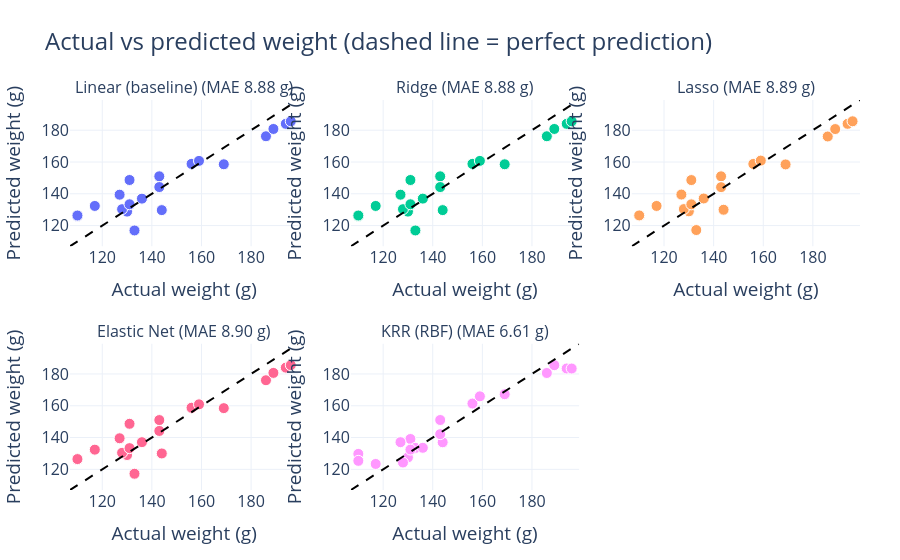

Notebook code for this chart:
### Markdown cell above
## 8. Actual vs predicted (test set)

### Code cell
names = list(models)
fig = make_subplots(rows=2, cols=3, subplot_titles=[
    f"{n} (MAE {results[n]:.2f} g)" for n in names])
lims = [min(y_test.min(), min(p.min() for p in predictions.values())) - 3,
        max(y_test.max(), max(p.max() for p in predictions.values())) + 3]

for i, name in enumerate(names):
    r, c = i // 3 + 1, i % 3 + 1
    fig.add_trace(go.Scatter(x=y_test, y=predictions[name], mode="markers", name=name,
                             marker=dict(size=11, line=dict(width=1, color="white")),
                             showlegend=False), row=r, col=c)
    fig.add_trace(go.Scatter(x=lims, y=lims, mode="lines", showlegend=False,
                             line=dict(dash="dash", color="black")), row=r, col=c)
    fig.update_xaxes(title_text="Actual weight (g)", range=lims, row=r, col=c)
    fig.update_yaxes(title_text="Predicted weight (g)", range=lims, row=r, col=c)
fig.update_layout(title="Actual vs predicted weight (dashed line = perfect prediction)")
show(fig, height=900)

### Figure 1 — Plotly figure (JSON) as saved in the notebook; plotly's stock layout.template omitted (floating-point values rounded to 4 significant figures)
{"data": [{"marker": {"line": {"color": "white", "width": 1}, "size": 11}, "mode": "markers", "name": "Linear (baseline)", "showlegend": false, "type": "scatter", "x": [186, 131, 130, 194, 117, 110, 169, 144, 196, 156, 133, 110, 143, 136, 128, 143, 131, 189, 127, 159], "xaxis": "x", "y": [176.2, 148.7, 128.8, 184.0, 132.4, 126.0, 158.6, 129.7, 185.6, 158.8, 116.9, 126.3, 151.0, 137.0, 130.3, 144.2, 133.4, 180.8, 139.4, 160.7], "yaxis": "y"}, {"line": {"color": "black", "dash": "dash"}, "mode": "lines", "showlegend": false, "type": "scatter", "x": [107, 199], "xaxis": "x", "y": [107, 199], "yaxis": "y"}, {"marker": {"line": {"color": "white", "width": 1}, "size": 11}, "mode": "markers", "name": "Ridge", "showlegend": false, "type": "scatter", "x": [186, 131, 130, 194, 117, 110, 169, 144, 196, 156, 133, 110, 143, 136, 128, 143, 131, 189, 127, 159], "xaxis": "x2", "y": [176.2, 148.7, 128.8, 184.0, 132.4, 126.0, 158.6, 129.7, 185.6, 158.8, 116.9, 126.3, 151.0, 137.0, 130.3, 144.2, 133.4, 180.8, 139.4, 160.7], "yaxis": "y2"}, {"line": {"color": "black", "dash": "dash"}, "mode": "lines", "showlegend": false, "type": "scatter", "x": [107, 199], "xaxis": "x2", "y": [107, 199], "yaxis": "y2"}, {"marker": {"line": {"color": "white", "width": 1}, "size": 11}, "mode": "markers", "name": "Lasso", "showlegend": false, "type": "scatter", "x": [186, 131, 130, 194, 117, 110, 169, 144, 196, 156, 133, 110, 143, 136, 128, 143, 131, 189, 127, 159], "xaxis": "x3", "y": [176.1, 148.6, 129.0, 184.0, 132.4, 126.2, 158.5, 130.0, 185.6, 158.8, 117.2, 126.4, 151.0, 137.1, 130.4, 144.2, 133.3, 180.7, 139.5, 160.9], "yaxis": "y3"}, {"line": {"color": "black", "dash": "dash"}, "mode": "lines", "showlegend": false, "type": "scatter", "x": [107, 199], "xaxis": "x3", "y": [107, 199], "yaxis": "y3"}, {"marker": {"line": {"color": "white", "width": 1}, "size": 11}, "mode": "markers", "name": "Elastic Net", "showlegend": false, "type": "scatter", "x": [186, 131, 130, 194, 117, 110, 169, 144, 196, 156, 133, 110, 143, 136, 128, 143, 131, 189, 127, 159], "xaxis": "x4", "y": [176.0, 148.6, 129.0, 184.0, 132.4, 126.3, 158.5, 130.0, 185.6, 158.7, 117.2, 126.5, 151.0, 137.1, 130.4, 144.1, 133.3, 180.7, 139.5, 160.9], "yaxis": "y4"}, {"line": {"color": "black", "dash": "dash"}, "mode": "lines", "showlegend": false, "type": "scatter", "x": [107, 199], "xaxis": "x4", "y": [107, 199], "yaxis": "y4"}, {"marker": {"line": {"color": "white", "width": 1}, "size": 11}, "mode": "markers", "name": "KRR (RBF)", "showlegend": false, "type": "scatter", "x": [186, 131, 130, 194, 117, 110, 169, 144, 196, 156, 133, 110, 143, 136, 128, 143, 131, 189, 127, 159], "xaxis": "x5", "y": [180.6, 139.1, 127.5, 183.4, 123.4, 129.7, 167.2, 137.0, 183.4, 161.4, 133.5, 125.3, 151.0, 133.5, 124.3, 142.1, 132.4, 185.5, 137.1, 165.9], "yaxis": "y5"}, {"line": {"color": "black", "dash": "dash"}, "mode": "lines", "showlegend": false, "type": "scatter", "x": [107, 199], "xaxis": "x5", "y": [107, 199], "yaxis": "y5"}], "layout": {"annotations": [{"font": {"size": 16}, "showarrow": false, "text": "Linear (baseline) (MAE 8.88 g)", "x": 0.1444, "xanchor": "center", "xref": "paper", "y": 1, "yanchor": "bottom", "yref": "paper"}, {"font": {"size": 16}, "showarrow": false, "text": "Ridge (MAE 8.88 g)", "x": 0.5, "xanchor": "center", "xref": "paper", "y": 1, "yanchor": "bottom", "yref": "paper"}, {"font": {"size": 16}, "showarrow": false, "text": "Lasso (MAE 8.89 g)", "x": 0.8556, "xanchor": "center", "xref": "paper", "y": 1, "yanchor": "bottom", "yref": "paper"}, {"font": {"size": 16}, "showarrow": false, "text": "Elastic Net (MAE 8.90 g)", "x": 0.1444, "xanchor": "center", "xref": "paper", "y": 0.375, "yanchor": "bottom", "yref": "paper"}, {"font": {"size": 16}, "showarrow": false, "text": "KRR (RBF) (MAE 6.61 g)", "x": 0.5, "xanchor": "center", "xref": "paper", "y": 0.375, "yanchor": "bottom", "yref": "paper"}], "autosize": true, "font": {"size": 16}, "margin": {"b": 70, "l": 70, "r": 40, "t": 100}, "title": {"font": {"size": 24}, "text": "Actual vs predicted weight (dashed line = perfect prediction)"}, "xaxis": {"anchor": "y", "domain": [0, 0.2889], "range": [107, 199], "title": {"text": "Actual weight (g)"}, "type": "linear"}, "xaxis2": {"anchor": "y2", "domain": [0.3556, 0.6444], "range": [107, 199], "title": {"text": "Actual weight (g)"}, "type": "linear"}, "xaxis3": {"anchor": "y3", "domain": [0.7111, 1], "range": [107, 199], "title": {"text": "Actual weight (g)"}, "type": "linear"}, "xaxis4": {"anchor": "y4", "domain": [0, 0.2889], "range": [107, 199], "title": {"text": "Actual weight (g)"}, "type": "linear"}, "xaxis5": {"anchor": "y5", "domain": [0.3556, 0.6444], "range": [107, 199], "title": {"text": "Actual weight (g)"}, "type": "linear"}, "xaxis6": {"anchor": "y6", "domain": [0.7111, 1]}, "yaxis": {"anchor": "x", "domain": [0.625, 1], "range": [107, 199], "title": {"text": "Predicted weight (g)"}, "type": "linear"}, "yaxis2": {"anchor": "x2", "domain": [0.625, 1], "range": [107, 199], "title": {"text": "Predicted weight (g)"}, "type": "linear"}, "yaxis3": {"anchor": "x3", "domain": [0.625, 1], "range": [107, 199], "title": {"text": "Predicted weight (g)"}, "type": "linear"}, "yaxis4": {"anchor": "x4", "domain": [0, 0.375], "range": [107, 199], "title": {"text": "Predicted weight (g)"}, "type": "linear"}, "yaxis5": {"anchor": "x5", "domain": [0, 0.375], "range": [107, 199], "title": {"text": "Predicted weight (g)"}, "type": "linear"}, "yaxis6": {"anchor": "x6", "domain": [0, 0.375]}}}
